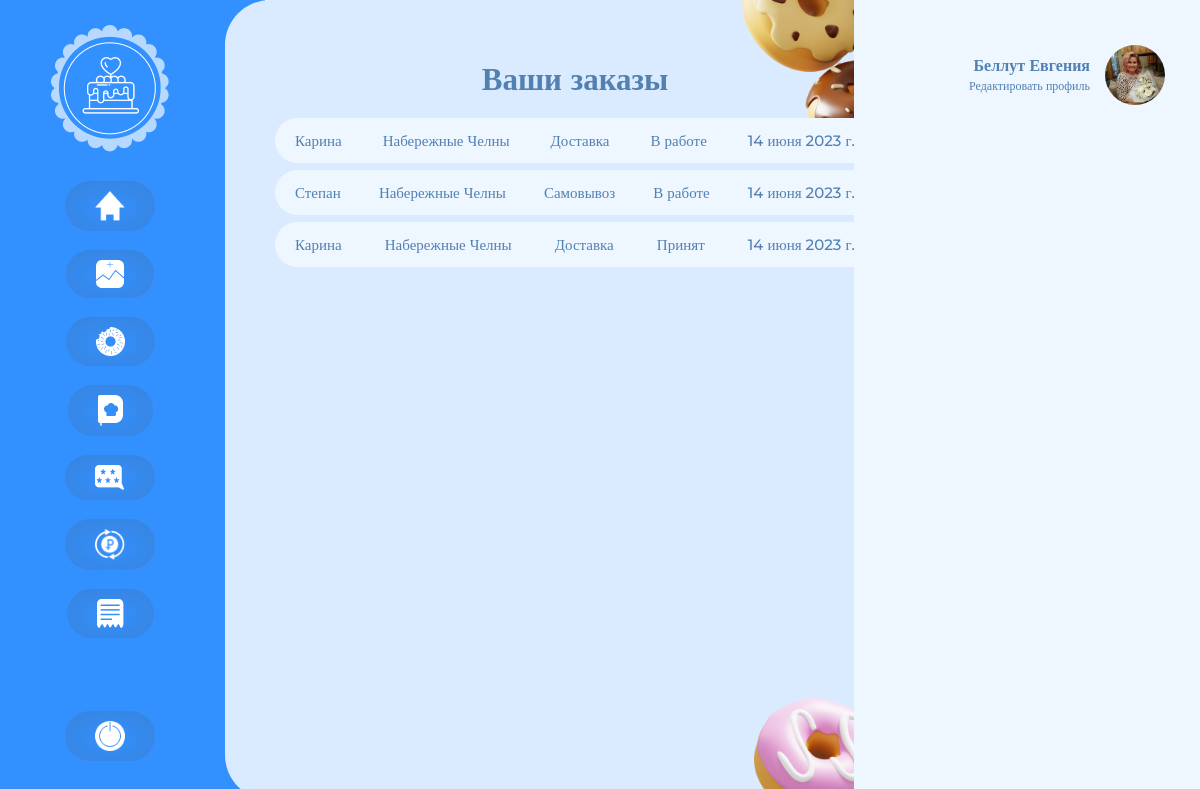
Page /profile_orders/ (signed in) on the committed database.
### site_cake/models.py (models this page shows, shortened)
class UserOrder(models.Model):
    ORDER_STATUS = [
        ('1', 'Обрабатывается'),
        ('2', 'Отклонен'),
        ('3', 'Принят'),
        ('4', 'В работе')
    ]
    DELIVERY_STATUS = [
        ('1', 'Доставка'),
        ('2', 'Самовывоз')
    ]
    customer = models.ForeignKey(User, on_delete=models.CASCADE, related_name="customer2")
    cooker = models.ForeignKey(User, on_delete=models.CASCADE, related_name="cooker2")
    phone = models.CharField(max_length=12)
    email = models.EmailField()
    address = models.CharField(max_length=250, null=True, blank=True)
    city = models.CharField(max_length=100)
    created = models.DateTimeField(auto_now_add=True)
    updated = models.DateTimeField(auto_now=True)
    delivery = models.CharField(choices=DELIVERY_STATUS, default='1', max_length=1)
    status = models.CharField(choices=ORDER_STATUS, default='1', max_length=1)
    class Meta:
        ordering = ('-created',)
        verbose_name = 'Заказ'
        verbose_name_plural = 'Заказы'

class User(AbstractUser):
    first_name = models.CharField(max_length=60, null=True)
    last_name = models.CharField(max_length=60, null=True)
    email = models.EmailField(max_length=60, unique=True, blank=True, null=True, default=None)
    username = models.CharField(max_length=30, unique=True, blank=True, null=True)
    is_cooker = models.BooleanField('Статус кондитера', default=False)
    is_customer = models.BooleanField('Статус заказчика', default=False)
    is_active = models.BooleanField(default=True)
    is_superuser = models.BooleanField(default=False)
    objects = UserManager()
    class Meta:
        verbose_name = 'Пользователь'
        verbose_name_plural = 'Пользователи'

class UserProfile(models.Model):
    user = models.OneToOneField(User, on_delete=models.CASCADE)
    country = models.CharField(max_length=100, default='Россия')
    city = models.CharField(max_length=100, default='Москва')
    phone = models.CharField(max_length=11, null=True)
    description = models.TextField(null=True)
    image = models.ImageField(default='default_ava.png', upload_to='profile_pics')
    class Meta:
        verbose_name = 'Профиль'
        verbose_name_plural = 'Профили'

### site_cake/views.py (the view)
# urls.py: path('profile_orders/', views.ProfileOrders, name='profile_orders'),
def ProfileOrders(request):
    if request.user.is_cooker:
        orders = UserOrder.objects.filter(cooker=request.user)
    else:
        orders = UserOrder.objects.filter(customer=request.user)
    return render(request, 'profile/profile_orders.html', {'orders': orders, })

### templates/profile/profile_orders.html (shortened to what this page needs)
{% extends 'profile/profile.html' %}
{% load static %}
{% block profile %}
    <div class="profile_block">
        <div class="donat_posts">
            <p class="profile_title">Ваши заказы</p>
            <div class="fav_post_list">
                {% if user.is_cooker %}
                {% for order in orders %}
                    <div class="post_list_item">
                        <p class="post_link">{{ order.customer.first_name }}</p>
                        <p class="post_link">{{ order.city }}</p>
                        <p class="post_link">{{ order.get_delivery_display }}</p>
                        <a href="{% url 'change_status' order.id %}"><p class="post_link">{{ order.get_status_display }}</p></a>
                        <p class="post_link">{{ order.created.date }}</p>
                    </div>
                {% endfor %}
                {% endif %}
            </div>
        </div>
    </div>
{% endblock profile %}

### templates/include/profile_aside.html
{% load static %}
<div class="profile_aside">
    <div class="profile_info_small">
        <div class="profile_info_small_text">
            <p class="profile_username">{{ user.last_name }} {{ user.first_name }}</p>
            <a href="{% url 'edit_profile' %}" class="edit_profile_link">Редактировать профиль</a>
        </div>
        <img src="{{ user.userprofile.image.url }}" class="profile_info_small_img" alt="avatar">
    </div>
</div>

### static/css/style.css (style rules this page uses)
* { margin: 0; padding: 0; }
a { cursor: pointer !important; text-decoration: none !important; }
.profile_block { background: #DBEBFF; border-radius: 45px 0 0 45px; height: 100vh; width: 50%; position: absolute; z-index: 2; left: 225px; padding: 0 70px 0 50px; }
.profile_title { font-family: 'Montserrat'; font-style: normal; font-weight: 700; font-size: 31px; line-height: 38px; color: #5280B1; margin-bottom: 20px; }
.profile_aside { background: #EEF6FF; height: 100vh; padding: 0 35px; position: absolute; right: 0; width: 23%; z-index: 2; }
.profile_info_small { display: flex; align-items: center; justify-content: end; margin-top: 45px; text-align: right; }
.profile_info_small_text { margin-right: 15px; }
.profile_username { font-family: 'Montserrat'; font-style: normal; font-weight: 600; font-size: 16px; line-height: 20px; color: #5280B1; }
.edit_profile_link { font-family: 'Montserrat'; font-style: normal; font-weight: 400; font-size: 12px; line-height: 0px; color: #5280B1; }
.profile_info_small_img { width: 60px; height: 60px; border-radius: 50%; object-fit: cover; }
.donat_posts { text-align: center; margin-top: 60px; }
.fav_post_list { margin-bottom: 20px; }
.post_list_item { display: flex; align-items: center; justify-content: space-between; background: #eef6ff; padding: 10px 20px; border-radius: 25px; margin-bottom: 7px; }
.post_link { font-family: 'Montserrat'; font-style: normal; font-weight: 500; font-size: 15px; line-height: 25px; text-align: right; color: #5280B1; }

### rows in the picture
UserOrder: customer.first_name "Карина", city "Набережные Челны", delivery "Доставка", status "В работе", created "14 июня 2023 г."
UserOrder: customer.first_name "Степан", city "Набережные Челны", delivery "Самовывоз", status "В работе", created "14 июня 2023 г."
UserOrder: customer.first_name "Карина", city "Набережные Челны", delivery "Доставка", status "Принят", created "14 июня 2023 г."
User: last_name "Беллут", first_name "Евгения", userprofile.image (picture)
